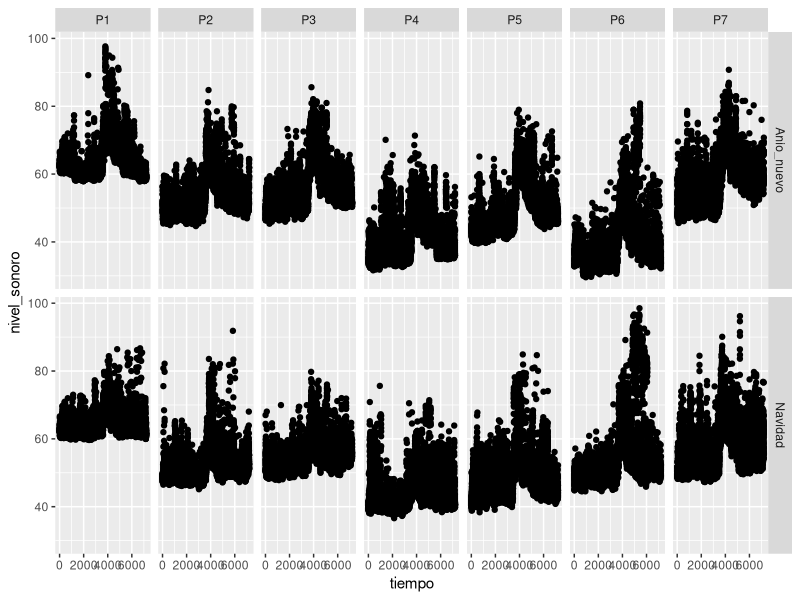
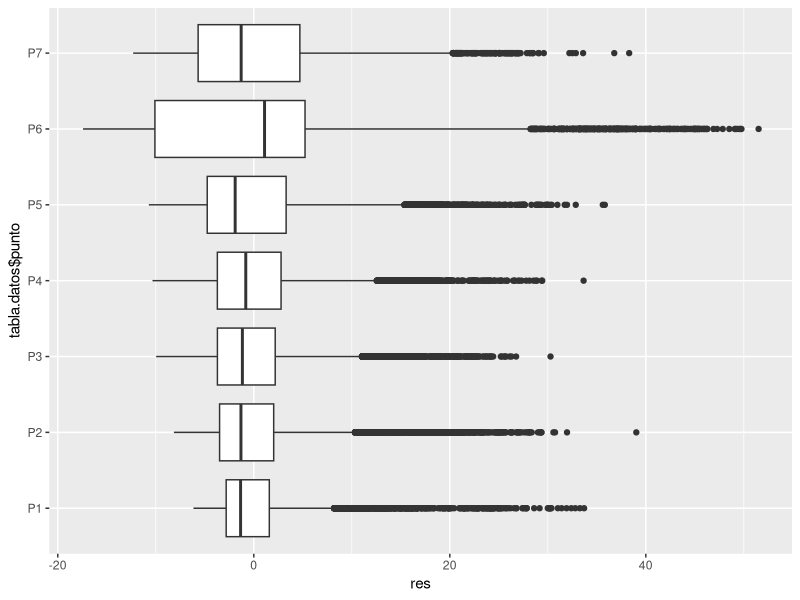

Reproduce these figures in R, in order. (Note: this script raises an error after producing the figures.)
library(tidyverse)
library(magrittr)
library(purrr)
library(dplyr)
library(ggpubr)
library(nlme)

tabla.datos = read.csv("./data/datosR.csv", header = TRUE, sep = ';', stringsAsFactors = TRUE)

# tengo un problema de encoding con la ñ de columna Año Nuevo
tabla.datos %<>% mutate(fecha = case_when(
  fecha != 'Navidad' ~ 'Anio_nuevo',
  fecha == 'Navidad' ~ 'Navidad',
))

a = ggplot(tabla.datos, aes(x=tiempo, y=nivel_sonoro))+
  geom_point()+
  facet_grid(fecha~punto)
a

## Agregar a la tabla una fila que sea "condicion" que sea "con pirotecnia"
## cuando es tiempo es mayor a 3600 y "sin pirotecnia" cuando es menor o igual 
## a 3600.
## usando mutate --- 
tabla.datos

tabla.datos %<>%
  mutate(condicion = case_when(
    tiempo <= 3600 ~ 'sin_pirotecnia',
    tiempo > 3600 ~ 'con_pirotecnia',
  ))



tabla.datos.lm <- lm(nivel_sonoro ~ punto, data = tabla.datos)

# R cuadrado
summary(tabla.datos.lm)$r.squared

beta  = tabla.datos.lm$coefficients["(Intercept)"]
summary( tabla.datos.lm)
sigma = summary(tabla.datos.lm)$sigma

residuo_datos <- tabla.datos %>% mutate(res = resid(tabla.datos.lm)) %>% tibble()
p2 = ggplot(residuo_datos, aes(x = res, y = tabla.datos$punto)) + geom_boxplot()
p2


Rail_datos %<>% mutate(res2 = resid(fm2Rail.lm))
p3 = ggplot(Rail_datos, aes(x = res2, y = Rail)) + geom_boxplot()
p3



pirotecnia.lme <- lme(nivel_sonoro ~ fecha*condicion, data = tabla.datos, random = ~ 1|punto)

summary(pirotecnia.lme)


residuo_datos2 <- tabla.datos %>% mutate(res = resid(pirotecnia.lme )) %>% tibble()
p3 = ggplot(residuo_datos2, aes(x = res, y = tabla.datos$punto)) + geom_boxplot()
p3
tabla
asd <- tabla.datos %>% 
  filter(punto == 'P1')

tiempo = asd$tiempo
  
mutate(pred = predict(pirotecnia.lme, level=1), res = resid(pirotecnia.lme, level=1))

data_m1.lm <- tabla.datos %>% mutate(pred = predict(pirotecnia.lme), res = resid(pirotecnia.lme))

figura2 = ggplot(tabla.datos, aes(x=tiempo, y=nivel_sonoro))+
  geom_point(alpha = 0.3)+
  facet_grid(fecha~punto)+
  theme_pubr(base_size = 12, margin = TRUE)+
  scale_x_continuous(name= "Tiempo [seg]", breaks=c(0,3500,7000), labels=c("0","3k5","7k")) +
  labs(y = "Nivel de presión [dBA]") +
  theme(legend.position = "top",
        legend.title = element_blank())+
  geom_line(data=data_m1.lm, aes(x=tiempo, y=pred, group=punto), color='white')

figura2


# prueba de ver un punto
tabla.datos.p1 <- tabla.datos %>% filter(punto == 'P1')
data_m1.lm.p1 <- data_m1.lm %>% filter(punto == "P1")

figura_x = ggplot(tabla.datos.p1, aes(x=tiempo, y=nivel_sonoro))+
  geom_point(alpha = 0.3)+
  facet_grid(fecha~punto)+
  theme_pubr(base_size = 12, margin = TRUE)+
  scale_x_continuous(name= "Tiempo [seg]", breaks=c(0,3500,7000), labels=c("0","3k5","7k")) +
  labs(y = "Nivel de presión [dBA]") +
  theme(legend.position = "top",
        legend.title = element_blank())+
  geom_line(data=data_m1.lm.p1, aes(x=tiempo, y=pred, group=punto), color='white')

figura_x

